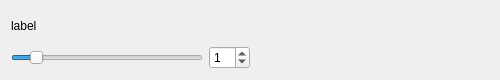
<?xml version="1.0" encoding="UTF-8"?>
<ui version="4.0">
 <class>double_input</class>
 <widget class="QWidget" name="double_input">
  <property name="geometry">
   <rect>
    <x>0</x>
    <y>0</y>
    <width>500</width>
    <height>80</height>
   </rect>
  </property>
  <property name="sizePolicy">
   <sizepolicy hsizetype="Preferred" vsizetype="Preferred">
    <horstretch>0</horstretch>
    <verstretch>0</verstretch>
   </sizepolicy>
  </property>
  <property name="minimumSize">
   <size>
    <width>500</width>
    <height>80</height>
   </size>
  </property>
  <property name="windowTitle">
   <string>Copter GUI</string>
  </property>
  <layout class="QGridLayout" name="gridLayout">
   <item row="1" column="0">
    <layout class="QGridLayout" name="input_layout">
     <item row="0" column="1">
      <widget class="QLabel" name="input_label">
       <property name="text">
        <string>label</string>
       </property>
      </widget>
     </item>
     <item row="1" column="1">
      <widget class="QSlider" name="input_slider">
       <property name="minimumSize">
        <size>
         <width>0</width>
         <height>0</height>
        </size>
       </property>
       <property name="maximumSize">
        <size>
         <width>400</width>
         <height>16777215</height>
        </size>
       </property>
       <property name="maximum">
        <number>10</number>
       </property>
       <property name="value">
        <number>1</number>
       </property>
       <property name="orientation">
        <enum>Qt::Horizontal</enum>
       </property>
      </widget>
     </item>
     <item row="1" column="2">
      <widget class="QSpinBox" name="input_spin_box">
       <property name="maximum">
        <number>10</number>
       </property>
       <property name="value">
        <number>1</number>
       </property>
      </widget>
     </item>
    </layout>
   </item>
   <item row="1" column="1">
    <spacer name="horizontalSpacer">
     <property name="orientation">
      <enum>Qt::Horizontal</enum>
     </property>
     <property name="sizeHint" stdset="0">
      <size>
       <width>40</width>
       <height>20</height>
      </size>
     </property>
    </spacer>
   </item>
  </layout>
 </widget>
 <layoutdefault spacing="6" margin="11"/>
 <resources/>
 <connections/>
</ui>
